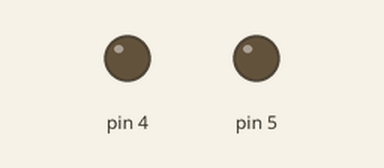
Recording of a sketch running on a simulated Arduino Uno, built with avr-gcc and run on an emulated ATmega328P. On the bench: output pins drawn as LEDs (lit = HIGH).

Above: at 0.18 s.
At 6.4 s:
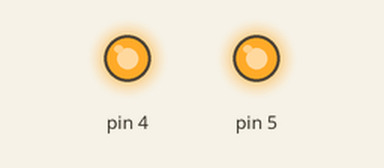
At 82.7 s:
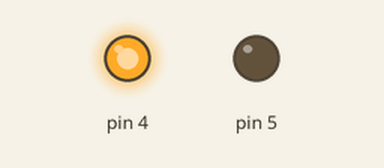
At 84.2 s:
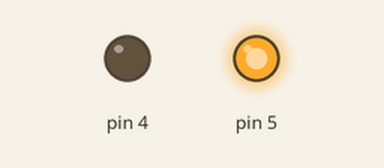
Timing chart, 0 to 85.7 s (numbered marks = the images above):
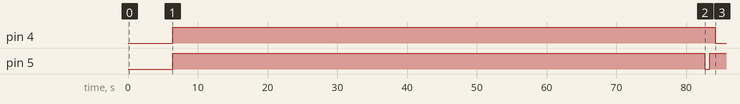

Measured:
- by itself, pin 4: LOW → HIGH at 6.4 s, → LOW 77.8 s later
- by itself, pin 5: LOW → HIGH at 6.4 s, → LOW 76.2 s later, → HIGH 0.74 s later

The sketch:

remocon_app.ino
```cpp
#include "servo.h"
#define SERVO_PORT 4
#define SERVO_PORT_COUNT 2

char servo_port[SERVO_PORT_COUNT] = {5, 4};

void setup()
{
  //  servo_init(SERVO_PORT);
  servo_init_many(servo_port, SERVO_PORT_COUNT);
}
int servo_porision = 0;
unsigned long c_micros = 0;
unsigned long c_millis = 0;
unsigned long p_millis1 = 0;
unsigned long p_millis2 = 0;
int servo_degree = 0; // servo_degree : 0 ~ 180
unsigned char servo_duty_ptr[SERVO_PORT_COUNT] = {0};
int servo_duty1 = 22;  // servo_duty : 22 ~ 720

int servo_duty2 = 22;  // servo_duty : 22 ~ 72

void loop()
{
  //  servo_position(servo_porision);
  //  servo_porision++;
  //  if (servo_porision == 180) servo_porision = 0;
  c_micros = micros();
  c_millis = millis();

  if (c_millis - p_millis1 > 50)
  {
    p_millis1 = c_millis;
    //    servo_degree++;
    //    if(servo_degree > 180) servo_degree = 0;
    //    servo_duty = (int)((700 + (int)((float)(180 - servo_degree) / 180.0f) * 1600) / 32 + 0.5);

    servo_duty_ptr[0]++;
    if (servo_duty_ptr[0] == 72)servo_duty_ptr[0] = 22;

    //    servo_degree++;
    //    if (servo_degree == 72)servo_degree = 22;
  }
  if (c_millis - p_millis2 > 100)
  {
    p_millis2 = c_millis;

    servo_duty_ptr[1]++;
    if (servo_duty_ptr[1] == 72)servo_duty_ptr[1] = 22;
  }
  //  int duty = (int)((700 + (int)((float)(180 - degree) / 180.0f) * 1600) / 32 + 0.5);
  //  servo_degree : 22 ~ 72
//  servo_position_micros(servo_duty, c_micros);
  servo_position_micros_many(servo_duty_ptr, c_micros);
}
```

I2C.cpp
```cpp
#include "I2C.h"

char scl;
char sda;

void i2c_init(char i2c_scl, char i2c_sda)
{
  scl = i2c_scl;
  sda = i2c_sda;

  pinMode(scl, OUTPUT);
  pinMode(sda, OUTPUT);

  digitalWrite(scl, HIGH);
  digitalWrite(sda, HIGH);


}

void i2c_start()
{
  digitalWrite(scl, HIGH);
  digitalWrite(sda, LOW);
  digitalWrite(scl, LOW);
}

void i2c_stop()
{
  digitalWrite(sda, LOW);
  digitalWrite(scl, HIGH);
  digitalWrite(sda, HIGH);
}

void i2c_ack()
{
  digitalWrite(scl, HIGH);
  digitalWrite(scl, LOW);
}

void i2c_8bit(char data)
{
  for (int i = 0; i < 8; i++)
  {
    if (data & (0x80 >> i))
    {
      digitalWrite(sda, HIGH);
    }
    else {
      digitalWrite(sda, LOW);
    }

    digitalWrite(scl, HIGH);
    digitalWrite(scl, LOW);
  }
}


void i2c_8bit_data_write(char addr, char data)
{
  i2c_start();
  i2c_8bit(addr << 1);
  i2c_ack();

  i2c_8bit(data);
  i2c_ack();
  i2c_stop();
}
```

I2C.h
```cpp
#ifndef I2C_H
#define I2C_H

#include "Arduino.h"

void i2c_init(char scl, char sda);
void i2c_start();
void i2c_stop();
void i2c_ack();
void i2c_8bit(char data);
void i2c_8bit_data_write(char addr, char data);

#endif
```

Modul_74595.cpp
```cpp
#include "Modul_74595.h"

unsigned char clk_pin_74595;
unsigned char data_pin_74595;
unsigned char latch_pin_74595;

unsigned char data_74595 = 0;


void init_74595(unsigned char clk_pin, unsigned char data_pin, unsigned char latch_pin)
{
  clk_pin_74595 = clk_pin;
  data_pin_74595 = data_pin;
  latch_pin_74595 = latch_pin;

  pinMode(clk_pin_74595, OUTPUT);
  pinMode(data_pin_74595, OUTPUT);
  pinMode(latch_pin_74595, OUTPUT);
}

void set_data_74595(unsigned char data)
{
  shift_out(data);
  digitalWrite(latch_pin_74595, HIGH);
  digitalWrite(latch_pin_74595, LOW);
}

void shift_out(unsigned char data)
{
  for (int i = 0; i < 8; i++) {
    if (data & (0x80 >> i)) {
      digitalWrite(data_pin_74595, HIGH);
    }
    else {
      digitalWrite(data_pin_74595, LOW);
    }
    digitalWrite(clk_pin_74595, HIGH);
    digitalWrite(clk_pin_74595, LOW);
  }
}

unsigned long p_millis_74595 = 0;
unsigned long p_micros_74595 = 0;
unsigned char count_74595 = 0;
unsigned char duty_74595 = 1;

void pwm_74595(unsigned long c_millis, unsigned long c_micros, unsigned char pwm_pin, unsigned char cycle_74595)
{
  if (c_micros - p_micros_74595 > 100) {
    p_micros_74595 = c_micros;
    if (count_74595 == 100)
    {
      data_74595 |= 0x01 << pwm_pin;
      set_data_74595(data_74595);
    }
    else if(count_74595 == duty_74595)
    {
      data_74595 &= ~(0x01 << pwm_pin);
      set_data_74595(data_74595);
    }
    count_74595++;
  }
  if(c_millis - p_millis_74595 > cycle_74595){
    p_millis_74595 = c_millis;
    duty_74595++;
    if(duty_74595 == 99)
    {
      duty_74595 = 1;
    }
  }
}

void init_lcd_74595(unsigned char clk_pin, unsigned char data_pin, unsigned char latch_pin)
{
  clk_pin_74595 = clk_pin;
  data_pin_74595 = data_pin;
  latch_pin_74595 = latch_pin;

  pinMode(clk_pin_74595, OUTPUT);
  pinMode(data_pin_74595, OUTPUT);
  pinMode(latch_pin_74595, OUTPUT);

  data_74595 |= 0x01;
  set_data_74595(data_74595);
  data_74595 |= 0x02;
  set_data_74595(data_74595);

  lcd_inst_8bit_74595(0x30);
  lcd_inst_8bit_74595(0x30);
  lcd_inst_8bit_74595(0x30);
  lcd_inst_8bit_74595(0x28);

  lcd_inst_4bit_74595(0x28);
  lcd_inst_4bit_74595(0x06);
  lcd_inst_4bit_74595(0x0c);
  lcd_inst_4bit_74595(0x80);
  lcd_inst_4bit_74595(0x01);

  delay(10);
}

void lcd_inst_4bit_74595(unsigned char inst)
{
  lcd_inst_4bit_high_74595(inst);
  lcd_inst_4bit_low_74595(inst);
}

void lcd_inst_4bit_high_74595(unsigned char inst_high) {
  //RS LOW
  data_74595 &= ~0x01;
  set_data_74595(data_74595);

  data_74595 &= ~0xF0;
  data_74595 |= (inst_high & 0xF0);
  set_data_74595(data_74595);

  data_74595 |= 0x04;
  set_data_74595(data_74595);

  data_74595 &= ~0x04;
  set_data_74595(data_74595);

  data_74595 |= 0x01;
  set_data_74595(data_74595);

  delayMicroseconds(50); // delay 50us
}
void lcd_inst_4bit_low_74595(unsigned char inst_low) {
  //RS LOW
  data_74595 &= ~0x01;
  set_data_74595(data_74595);

  data_74595 &= ~0xF0;
  data_74595 |= ((inst_low & 0x0F) << 4);
  set_data_74595(data_74595);

  data_74595 |= 0x04;
  set_data_74595(data_74595);

  data_74595 &= ~0x04;
  set_data_74595(data_74595);

  data_74595 |= 0x01;
  set_data_74595(data_74595);

  delayMicroseconds(50); // delay 50us
}

//---------------------------------------------------------------------------------

void lcd_data_4bit_74595(unsigned char data)
{
  lcd_data_4bit_high_74595(data);
  lcd_data_4bit_low_74595(data);
}

void lcd_data_4bit_high_74595(unsigned char data_high) {
  data_74595 &= ~0xF0;
  data_74595 |= (data_high & 0xF0);
  set_data_74595(data_74595);

  data_74595 |= 0x04;
  set_data_74595(data_74595);

  data_74595 &= ~0x04;
  set_data_74595(data_74595);

  delayMicroseconds(50); // delay 50us
}
void lcd_data_4bit_low_74595(unsigned char data_low) {
  data_74595 &= ~0xF0;
  data_74595 |= ((data_low & 0x0F) << 4);
  set_data_74595(data_74595);

  data_74595 |= 0x04;
  set_data_74595(data_74595);

  data_74595 &= ~0x04;
  set_data_74595(data_74595);

  delayMicroseconds(50); // delay 50us
}

//---------------------------------------------------------------------------------

  void lcd_inst_8bit_74595(unsigned char inst) {

  data_74595 &= ~0x01;
  set_data_74595(data_74595);

  data_74595 &= ~0xF0;
  data_74595 |= (inst & 0xF0);
  set_data_74595(data_74595);

  data_74595 |= 0x04;
  set_data_74595(data_74595);

  data_74595 &= ~0x04;
  set_data_74595(data_74595);

  data_74595 |= 0x01;
  set_data_74595(data_74595);

  delayMicroseconds(50); // delay 50us
}
```

Modul_74595.h
```cpp
#ifndef MODUL_74595_H
#define MODUL_74595_H

#include "Arduino.h"

void init_74595(char clk_pin, char data_pin, char latch_pin);
void set_data_74595(char data);
void shift_out(char data);
void pwm_74595(unsigned long c_millis, unsigned long c_micros, char pwm_pin, unsigned char cycle_74595);
void init_lcd_74595();
void lcd_inst_4bit_74595(char inst);
void lcd_inst_4bit_high_74595(unsigned char inst_high);
void lcd_inst_4bit_low_74595(unsigned char inst_low);
void lcd_data_4bit_74595(char data);
void lcd_data_4bit_high_74595(unsigned char data_high);
void lcd_data_4bit_low_74595(unsigned char data_low);
void lcd_inst_8bit_74595(unsigned char inst);

#endif
```

exti.cpp
```cpp
#include "exti.h"

void (*isr_func_ptr_0)();
void (*isr_func_ptr_1)();

void exti_init(char int_num, char mode, void (*isr_ptr)())
{
  char int_pin_num = 2 + int_num;

  if (int_num == 0)
    isr_func_ptr_0 = isr_ptr;
  else if (int_num == 1)
    isr_func_ptr_1 = isr_ptr;
  else {
    Serial.println("Please use 0 or 1 interrupt number !!");
    return;
  }


  //pinMode(int_pin_num, INPUT);
  DDRD &= ~(0x01 << int_pin_num);

  //attachInterrupt(0, remoconISR, FALLING);
  EICRA |= mode << (int_num * 2);
  EIMSK |= 0x01 << int_num;
}

SIGNAL(INT0_vect)
{
  isr_func_ptr_0();
}
SIGNAL(INT1_vect)
{
  isr_func_ptr_1();
}
```

exti.h
```cpp
#ifndef EXTI_H
#define EXTI_H

#include "Arduino.h"

#define EXTI_CHANGE 0x01
#define EXTI_FALLING 0x02
#define EXTI_RISING 0x03

void exti_init(char int_num, char mode, void (*isr_ptr)());

#endif
```

pcf8573.cpp
```cpp
//#include "i2c.h"
//
//char char_lcd_8bit_data = 0;
//char char_lcd_8bit_inst = 0;
//
//
//void char_lcd_init()
//{
//  // RS low
//  char_lcd_8bit_data = 0;
//  i2c_byte_write(0x27, char_lcd_8bit_data);
//
//  // RW low
//  char_lcd_8bit_data &= ~(0x01 << 1);
//  i2c_byte_write(0x27, char_lcd_8bit_data);
//
//  // data 8bit
//  char_lcd_8bit_data |= 0x30;
//  i2c_byte_write(0x27, char_lcd_8bit_data);
//
//  // E high
//  char_lcd_8bit_data |= (0x01 << 2);
//  i2c_byte_write(0x27, char_lcd_8bit_data);
//
//  // E low
//  char_lcd_8bit_data &= ~(0x01 << 2);
//  i2c_byte_write(0x27, char_lcd_8bit_data);
//
//  // RS high
//  char_lcd_8bit_data |= (0x01 << 0);
//  i2c_byte_write(0x27, char_lcd_8bit_data);
//
//  // RW high
//  char_lcd_8bit_data |= (0x01 << 1);
//  i2c_byte_write(0x27, char_lcd_8bit_data);
//}
```

remocon.cpp
```cpp
#include "remocon.h"

char rem_8bit_data[21][8] = {

  {0, 1, 1, 0, 1, 0, 0, 0}, // 0

  {0, 0, 1, 1, 0, 0, 0, 0}, // 1

  {0, 0, 0, 1, 1, 0, 0, 0}, // 2

  {0, 1, 1, 1, 1, 0, 1, 0}, // 3

  {0, 0, 0, 1, 0, 0, 0, 0}, // 4

  {0, 0, 1, 1, 1, 0, 0, 0}, // 5

  {0, 1, 0, 1, 1, 0, 1, 0}, // 6

  {0, 1, 0, 0, 0, 0, 1, 0}, // 7

  {0, 1, 0, 0, 1, 0, 1, 0}, // 8

  {0, 1, 0, 1, 0, 0, 1, 0}, // 9

  {1, 0, 0, 1, 1, 0, 0, 0}, // 100+

  {1, 0, 1, 1, 0, 0, 0, 0}, // 200+

  {1, 1, 1, 0, 0, 0, 0, 0}, // -

  {1, 1, 0, 1, 0, 1, 0, 0}, // +

  {1, 0, 0, 1, 0, 0, 0, 0}, // EQ

  {0, 0, 1, 0, 0, 0, 1, 0}, // PREV

  {1, 1, 0, 0, 0, 1, 0, 1}, // NEXT

  {1, 1, 0, 0, 0, 0, 1, 0}, // PLAY/PAUSE

  {1, 1, 1, 1, 1, 1, 1, 1}, // CH-

  {1, 1, 1, 1, 1, 1, 1, 0}, // CH

  {1, 1, 1, 0, 0, 0, 1, 0} // CH+

};

unsigned long int_time[40];
int diff_time[33];
char rem_int_count = 0;
char rem_bit[32];
char remocon_num = 0x00;
int remocon_finish_flag = 0;

void remocon_init(char int_pin)
{
  exti_init(int_pin - 2, EXTI_FALLING, myISR);

  //pinMode(2, INPUT);
  //DDRD &= ~(0x01 << int_pin);

  //attachInterrupt(0, remoconISR, FALLING);
  //EICRA = 0x02 << (int_pin - 2) * 2; //FALLING 인터럽트
  //EIMSK = 0x01 << (int_pin - 2); // 인터럽트 0번 : arduino pin 2번
}


void remocon_proc()
{

}

//void remoconISR()
//SIGNAL(INT0_vect)
void myISR()
{
  int_time[rem_int_count] = micros();
  if (rem_int_count > 0)
  {
    if ((int_time[rem_int_count] - int_time[rem_int_count - 1]) > 13000 && (int_time[rem_int_count] - int_time[rem_int_count - 1]) < 14000)
    {
      rem_int_count = 1;
      //Serial.println("Lead Code");
    }
    else if ((int_time[rem_int_count] - int_time[rem_int_count - 1]) > 11000 && (int_time[rem_int_count] - int_time[rem_int_count - 1]) < 12000)
    {
      Serial.println("R");
    }

    diff_time[rem_int_count - 1] = int_time[rem_int_count] - int_time[rem_int_count - 1];
  }

  rem_int_count++;
  if (rem_int_count == 34)
  {
    rem_int_count = 0;

    for (int i = 0; i < 32; i++)
    {
      if (diff_time[i + 1] > 1000 && diff_time[i + 1] < 1500)
      {
        rem_bit[i] = 0;
      }
      else if (diff_time[i + 1] > 2000 && diff_time[i + 1] < 2500) {
        rem_bit[i] = 1;
      }
      //Serial.println(diff_time[i + 1]);
    }


    /*for (int i = 0; i < 32; i++)
      {
      Serial.print(int(rem_bit[i]));
      }
      Serial.println();*/

    remocon_num = 0x00;
    for (int j = 0; j < 21; j++)
    {
      int count = 0;
      for (int i = 0; i < 8; i++)
      {
        if (rem_bit[i + 16] == rem_8bit_data[j][i]) count++;

      }
      if (count == 8) {
        remocon_num = j + 0x30;
        remocon_finish_flag = 1;
        //Serial.print("Data : ");
        //Serial.println(remocon_num);
        break;
      }
    }
  }
}

void int_callback_flag_clear()
{
  remocon_finish_flag = 0;
}

char remocon_callback(char *rem_number)
{
  *rem_number = remocon_num;
  return remocon_finish_flag;
}
```

remocon.h
```cpp
#ifndef REMOCON_H
#define REMOCON_H

#include "Arduino.h"
#include "exti.h"

void remocon_init(char int_pin);
//void remoconISR();
void remocon_proc();
void int_callback_flag_clear();
char remocon_callback(char *rem_number);
void myISR();

#endif
```

servo.cpp
```cpp
#include "servo.h"
#define SERVO_NUM 10

// 20ms 주기, 0.7 ~ 2.3

char g_servo_port = 0;
char g_servo_port_many[SERVO_NUM];
int duty_servo_lib[SERVO_NUM];

unsigned long p_micros_servo = 0;
int servo_count_lib = 0;
int g_servo_port_count = 0;

void servo_init(char port)
{
  pinMode(port, OUTPUT);
  g_servo_port = port;
}

void servo_init_many(char* port, int servo_port_count)
{
  g_servo_port_count = servo_port_count;
  for (int i = 0; i < servo_port_count; i++)
  {
    pinMode(port[i], OUTPUT);
    g_servo_port_many[i] = port[i];
  }
}

void servo_position(unsigned char degree)
{
  if (degree > 180)
  {
    degree = 180;
  } else if (degree < 0)
  {
    degree = 0;
  }

  int duty = 700 + (int)(((float)(180 - degree) / 180.0) * 1600);

  digitalWrite(g_servo_port, HIGH);
  delayMicroseconds(duty);
  digitalWrite(g_servo_port, LOW);
  delay(17);
  delayMicroseconds(duty);
}

void servo_position_micros(unsigned char degree, unsigned long c_micros)
{

  if (c_micros - p_micros_servo > 32)
  {
    p_micros_servo = c_micros;
    if (degree > 72)
    {
      degree = 72;
    } else if (degree < 22)
    {
      degree = 22;
    }
    int duty = degree;
    if (servo_count_lib == 625) {
      servo_count_lib = 0;
      digitalWrite(g_servo_port, HIGH);
    }
    else if (servo_count_lib == duty)
    {
      digitalWrite(g_servo_port, LOW);
    }
    servo_count_lib++;
  }
}


void servo_position_micros_many(unsigned char *degree, unsigned long c_micros)
{

  if (c_micros - p_micros_servo > 32)
  {
    p_micros_servo = c_micros;
    for (int i = 0; i < g_servo_port_count; i++)
    {
      if (degree[i] > 72)
      {
        degree[i] = 72;
      } else if (degree[i] < 22)
      {
        degree[i] = 22;
      }
      duty_servo_lib[i] = degree[i];
    }
    if (servo_count_lib == 625) {
      servo_count_lib = 0;
      for (int i = 0; i < g_servo_port_count; i++)
      {
        digitalWrite(g_servo_port_many[i], HIGH);
      }
    }
    for (int i = 0; i < g_servo_port_count; i++) {
      if (servo_count_lib == duty_servo_lib[i])
      {
        digitalWrite(g_servo_port_many[i], LOW);
      }
    }

    servo_count_lib++;
  }
}
```

servo.h
```cpp
#ifndef SERVO_H
#define SERVO_H

#include "Arduino.h"

void servo_init(char port);
void servo_init_many(char* port, int servo_port_count);
void servo_position(unsigned char degree);
void servo_position_micros(unsigned char degree, unsigned long c_micros);
void servo_position_micros_many(unsigned char *degree, unsigned long c_micros);
#endif
```

ultrasonic.cpp
```cpp
#include "ultrasonic.h"
#include "exti.h"

char trig_pin_num = 0;
char echo_pin_num = 0;
char ultrasonic_finish_flag = 0;
float measured_distance = 0;

void ultrasonic_init(char int_pin_num, char trigger_pin_num)
{
  trig_pin_num = trigger_pin_num;
  echo_pin_num = int_pin_num;
  pinMode(trigger_pin_num, OUTPUT);
  exti_init(int_pin_num - 2, EXTI_CHANGE, ultrasonic_ISR);
}

char ultrasonic_callback(float *distance)
{
  *distance = measured_distance;
  return ultrasonic_finish_flag;
}

void ultrasonic_callback_flag_clear()
{
  ultrasonic_finish_flag = 0;
}

void ultrasonic_trigger()
{
  digitalWrite(trig_pin_num, HIGH);
  delayMicroseconds(10);
  digitalWrite(trig_pin_num, LOW);
}

void ultrasonic_ISR()
{
  static unsigned long echo_time = 0;
  static unsigned int diff_time = 0;

  if(digitalRead(echo_pin_num)){ //rising edge
    echo_time = micros();
  }
  else{
    diff_time = micros() - echo_time;
    measured_distance = diff_time * 0.017;
    ultrasonic_finish_flag = 1;
  }
}
```

ultrasonic.h
```cpp
#ifndef ULTRASONIC_H
#define ULTRASONIC_H

void ultrasonic_init(char int_pin_num, char trigger_pin_num);
char ultrasonic_callback(float *distance);
void ultrasonic_callback_flag_clear();
void ultrasonic_trigger();
void ultrasonic_ISR();

#endif
```

char_lcd.h
```cpp
#ifndef CHAR_LCD_H // define 안되있으면, define 하라.
#define CHAR_LCD_H

#include "Arduino.h"

void char_lcd_init_8bit(char *pin);
void char_lcd_inst_8bit(unsigned char inst);
void char_lcd_data_8bit(unsigned char data);

void char_lcd_init_4bit(char *pin);
void char_lcd_inst_4bit(unsigned char inst);
void char_lcd_inst_4bit_high(unsigned char inst_high);
void char_lcd_inst_4bit_low(unsigned char inst_low);
void char_lcd_data_4bit(unsigned char data);
void char_lcd_data_4bit_high(unsigned char data_high);
void char_lcd_data_4bit_low(unsigned char data_low);

#endif
```

pcf8574_lcd.h
```cpp
#ifndef PCF8574_LCD_H
#define PCF8574_LCD_H

#include "Arduino.h"


void pcf8574_lcd_init();
void pcf8574_lcd_backlight_on_off(char on_off);
void pcf8574_lcd_backlight_pwm(unsigned long c_millis, unsigned long c_micros, int pwm_cycle);
void pcf8574_lcd_inst_4bit(char inst);
void pcf8574_lcd_inst_4bit_high(unsigned char inst_high) ;
void pcf8574_lcd_inst_4bit_low(unsigned char inst_low) ;
void pcf8574_lcd_data_4bit(char data);
void pcf8574_lcd_data_4bit_high(unsigned char data_high) ;
void pcf8574_lcd_data_4bit_low(unsigned char data_low) ;
void pcf8574_lcd_inst_8bit(unsigned char inst) ;

#endif
```

Source omitted: char_lcd.cpp (3429 bytes), pcf8574_lcd.cpp (4216 bytes)
